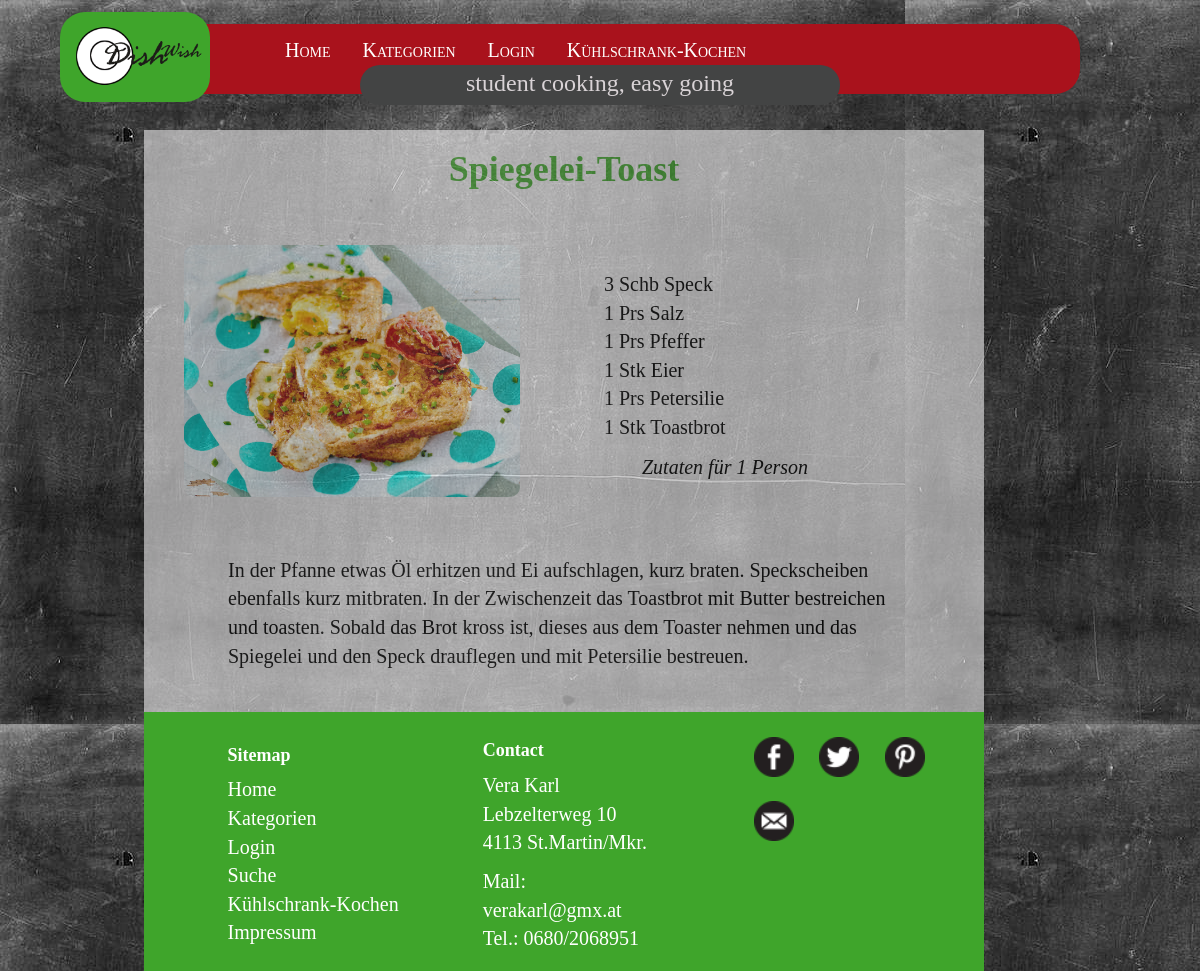
The page /sites/recipe.php?id=14 on the database its author committed.
### tables this page shows
CREATE TABLE IF NOT EXISTS `recipes` (
  `r_id` int(11) NOT NULL AUTO_INCREMENT,
  `recipename` varchar(64) NOT NULL,
  `preparation` text NOT NULL,
  `picture` varchar(255) NOT NULL,
  PRIMARY KEY (`r_id`)
);

### sites/recipe.php (the view, shortened to what this page needs)
<?php
    include "connection.php";
    include "header.php";
?>
        <section class="content">
            <article>
            <?php
                $r_id = $_GET['id'];
                $r = $dbh->query( "SELECT * FROM recipes WHERE r_id=$r_id")->fetch();
                echo '<h1>'.$r->recipename.'</h1>';
                echo '<a href="recipe.php?id="><img src="'.$r->picture.'"></a>';
                $recipe = array();
                $sth = $dbh->query("SELECT ri.amount, ri.unit, i.name AS  zutat FROM  recipes r JOIN  recipes_ingredients  ri ON  ri.r_id = r.r_id JOIN  ingredients i ON  i.ing_ID = ri.ing_ID WHERE  r.r_id = $r_id;");
                while($row = $sth->fetch(PDO::FETCH_OBJ))
                {
                    $recipe[] = $row;
                }
                echo '<ul class="ingredients">';
                for($i=0; $i<count($recipe); $i++)
                {
                            echo '<li>'.$recipe[$i]->amount.' '.$recipe[$i]->unit.' '.$recipe[$i]->zutat.'</li>';
                }
                $info = "Zutaten für 1 Person";
                echo '<p>'.$info.'<p>';
                echo '</ul>';
                echo '<p>'.$r->preparation.'</p>';
            ?>
            </article>
        </section>
<?php
    include "footer.php";
?>

### css/style.css (style rules this page uses)
body { font-family: "Kalinga"; font-size: 20px; color: black; margin:0 auto; font-style: normal; font-weight: 400; }
h1 { text-align:center; font-weight: bold; padding: 20px; color: #3fa52b; text-decoration: none; }
a, a:hover, a:visited, a:link { text-decoration:none; }
img { width: 100%; height: auto; margin: 3%; }
.content { background-color: #ecebec; opacity: 0.6; width: 70%; height:auto; margin: -2% 0 0 12%; }
.content img { -moz-border-radius:10px; -webkit-border-radius: 10px; -khtml-border-radius: 10px; border-radius: 10px; width:40%; margin-left: 40px; }
.ingredients { list-style: none; margin: -30% 0 0 50%; }
.ingredients p { font-style: italic; margin-top: 30px; }
.content p { margin: 3% 10% 0 10%; text-align: left; font-weight: lighter; padding: 0 0 5% 0; }

### rows shown on the page
recipes: recipename "Spiegelei-Toast", picture (picture), preparation "In der Pfanne etwas Öl erhitzen und Ei aufschlagen, kurz braten. Speckscheiben ebenfalls kurz mitbraten. In der Zwischenzeit das Toastbrot mit Butter bestreichen und toasten. Sobald das Brot kross ist, dieses aus dem Toaster nehmen und das Spiegelei und den Speck drauflegen und mit Petersilie bestreuen."

### other values the page prints
$recipe[$i]->amount "3"
$recipe[$i]->unit "Schb"
$recipe[$i]->zutat "Speck"
$recipe[$i]->amount "1"
$recipe[$i]->unit "Prs"
$recipe[$i]->zutat "Salz"
$recipe[$i]->zutat "Pfeffer"
$recipe[$i]->unit "Stk"
$recipe[$i]->zutat "Eier"
$recipe[$i]->zutat "Petersilie"
$recipe[$i]->zutat "Toastbrot"
$info "Zutaten für 1 Person"
